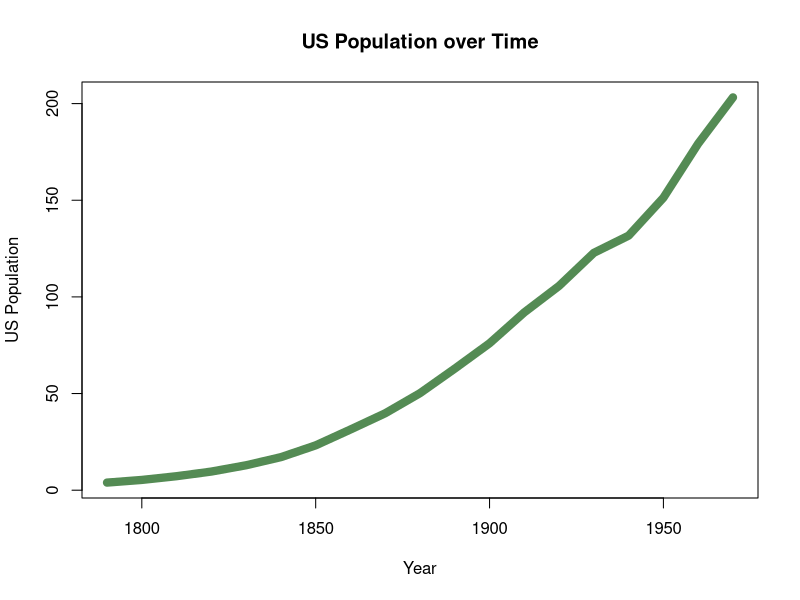
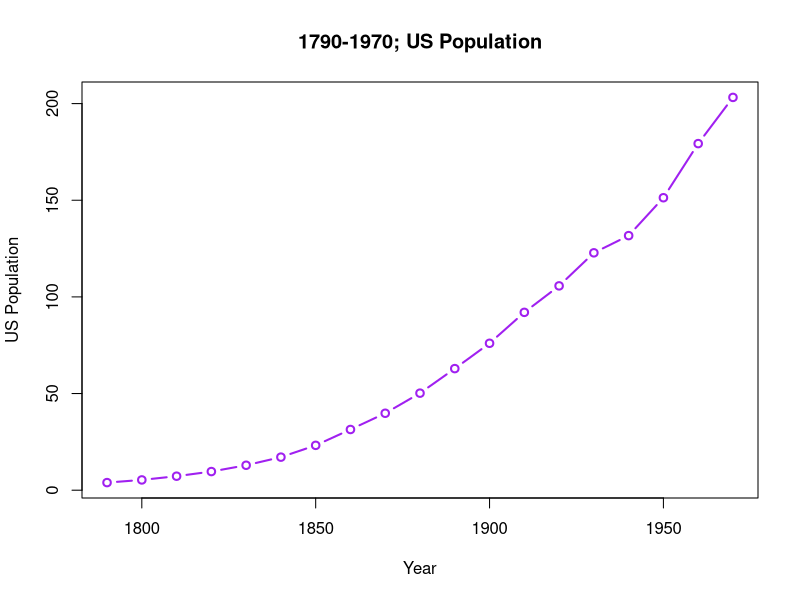

The R source for these figures, in order: (Note: this script raises an error after producing the figures.)

# Preamble ----------------------------------------------------------------
  rm(list=ls())
layout(matrix(1:1))
  
  #Assign Variables
  
  
# 1. Generate plot of Data
  
plot(uspop, col="palegreen4", lwd=8, xlab="Year", ylab="US Population", main="US Population over Time")


ts.plot(uspop, 
        type="b",
        ylab="US Population",
        xlab="Year",
        main="1790-1970; US Population",
        lwd=2, col="purple")

#2. Create the Quadratic Model for Exercise 7.1
    #Create the quadratic regression y=ax+bx^2
    
    #x-value
    uspoptimevar1 <- as.numeric(index(uspop))
    uspoptimevar2 <- as.numeric(index(uspop))^2
    
    #Find the coefficients
    uspop.qm <- lm(uspop~uspoptimevar1+uspoptimevar2)
    uspop.qm_sum <- summary(uspop.qm)
    
    
    #Plot a dashed line over using the points command
    uspop.qm_fit <- uspop.qm$fitted.values 
    points(y=uspop.qm_fit, x=uspoptimevar1, type="l", lty=4,lwd=2, col="red")
    mtext("Comparison of observed data to quadratic model")
    legend(1800,150, legend = c("Quad. Model", "Observed Values"),
           fill = TRUE, col=c("purple", "Red"),lty=(1), lwd=c(2,4))

# Generate the ACF Plot ---------------------------------------------------

uspop.qm.resid <- uspop.qm$residuals
acf(uspop.qm.resid, lwd=15, col="cadetblue", main="ACF of Resdiuals arising from Quadratic Model")


# Plot the standard residual diagnostics ----------------------------------

layout(matrix(nrow=2, data=1:4))
plot(uspop.qm, col="darkviolet", lwd=2, cex=1.3)
